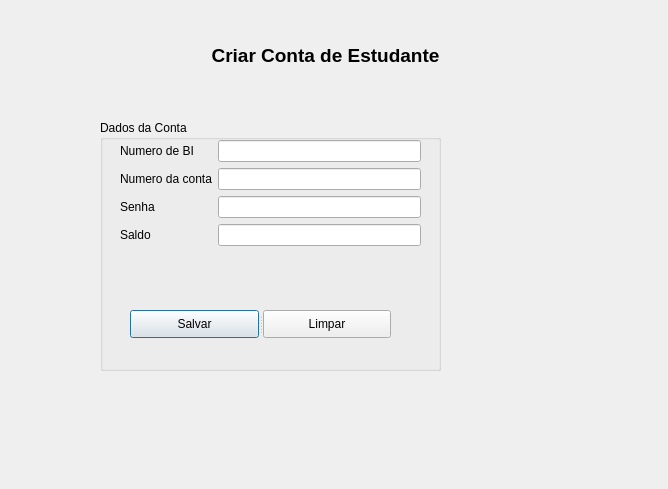
<?xml version="1.0" encoding="UTF-8"?>
<ui version="4.0">
 <class>FrmConta</class>
 <widget class="QDialog" name="FrmConta">
  <property name="geometry">
   <rect>
    <x>0</x>
    <y>0</y>
    <width>668</width>
    <height>489</height>
   </rect>
  </property>
  <property name="windowTitle">
   <string>Dialog</string>
  </property>
  <widget class="QLabel" name="label">
   <property name="geometry">
    <rect>
     <x>160</x>
     <y>40</y>
     <width>331</width>
     <height>31</height>
    </rect>
   </property>
   <property name="font">
    <font>
     <pointsize>14</pointsize>
     <weight>75</weight>
     <bold>true</bold>
     <strikeout>false</strikeout>
     <kerning>false</kerning>
    </font>
   </property>
   <property name="text">
    <string>Criar Conta de Estudante</string>
   </property>
   <property name="alignment">
    <set>Qt::AlignCenter</set>
   </property>
  </widget>
  <widget class="QGroupBox" name="groupBox">
   <property name="geometry">
    <rect>
     <x>100</x>
     <y>120</y>
     <width>341</width>
     <height>251</height>
    </rect>
   </property>
   <property name="title">
    <string>Dados da Conta</string>
   </property>
   <widget class="QWidget" name="formLayoutWidget">
    <property name="geometry">
     <rect>
      <x>20</x>
      <y>20</y>
      <width>301</width>
      <height>131</height>
     </rect>
    </property>
    <layout class="QFormLayout" name="formLayout">
     <item row="0" column="0">
      <widget class="QLabel" name="label_2">
       <property name="text">
        <string>Numero de BI</string>
       </property>
      </widget>
     </item>
     <item row="0" column="1">
      <widget class="QLineEdit" name="txtBI"/>
     </item>
     <item row="1" column="0">
      <widget class="QLabel" name="label_3">
       <property name="text">
        <string>Numero da conta</string>
       </property>
      </widget>
     </item>
     <item row="1" column="1">
      <widget class="QLineEdit" name="txtNumConta"/>
     </item>
     <item row="2" column="0">
      <widget class="QLabel" name="label_4">
       <property name="text">
        <string>Senha</string>
       </property>
      </widget>
     </item>
     <item row="2" column="1">
      <widget class="QLineEdit" name="txtSenha">
       <property name="echoMode">
        <enum>QLineEdit::Password</enum>
       </property>
      </widget>
     </item>
     <item row="3" column="0">
      <widget class="QLabel" name="label_5">
       <property name="font">
        <font>
         <pointsize>9</pointsize>
        </font>
       </property>
       <property name="text">
        <string>Saldo</string>
       </property>
      </widget>
     </item>
     <item row="3" column="1">
      <widget class="QLineEdit" name="txtSaldo">
       <property name="font">
        <font>
         <pointsize>9</pointsize>
        </font>
       </property>
      </widget>
     </item>
    </layout>
   </widget>
   <widget class="QSplitter" name="splitter">
    <property name="geometry">
     <rect>
      <x>30</x>
      <y>190</y>
      <width>261</width>
      <height>28</height>
     </rect>
    </property>
    <property name="orientation">
     <enum>Qt::Horizontal</enum>
    </property>
    <widget class="QPushButton" name="btSalvar">
     <property name="text">
      <string>Salvar</string>
     </property>
    </widget>
    <widget class="QPushButton" name="btLimpar">
     <property name="text">
      <string>Limpar</string>
     </property>
    </widget>
   </widget>
  </widget>
 </widget>
 <resources/>
 <connections/>
</ui>
